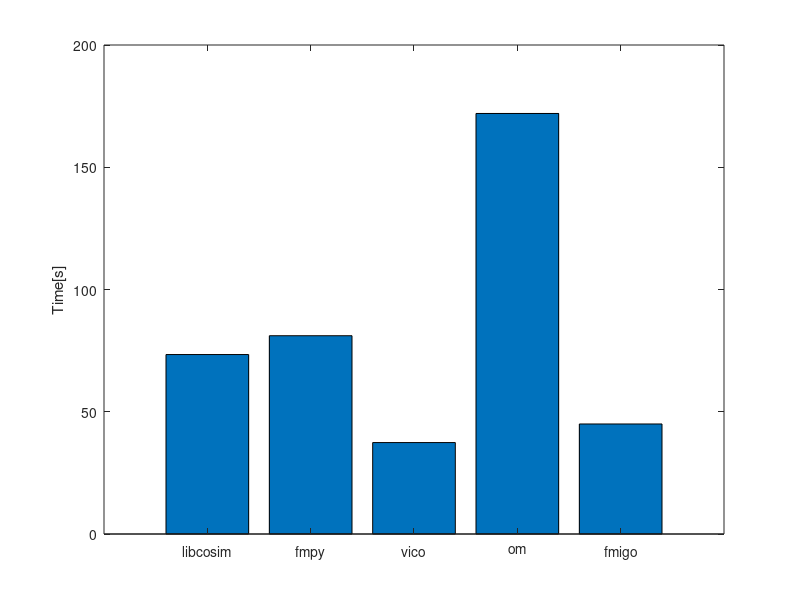

Here is the MATLAB script that generated this plot:
clc,clear, close all;

x = (1:5);
y = [73.4; 81.1; 37.4; 172; 45];

figure;
bar(x,y);
set(gca,'xticklabel', {'libcosim';'fmpy';'vico';'om';'fmigo'})

ylabel('Time[s]')

%legend('100hz', '1000hz')